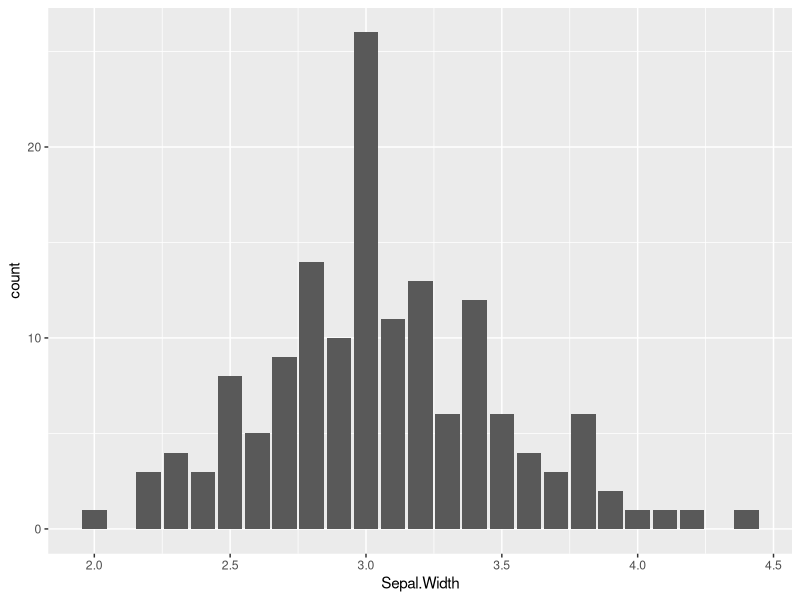
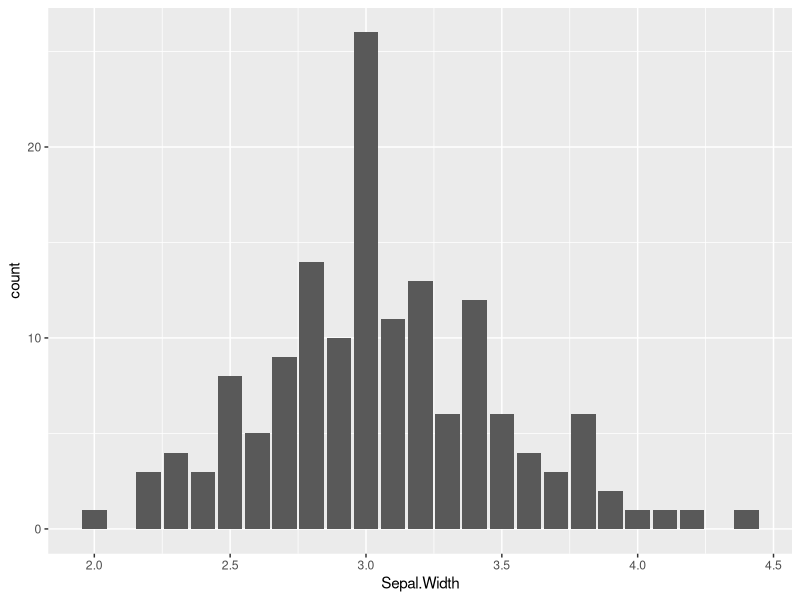
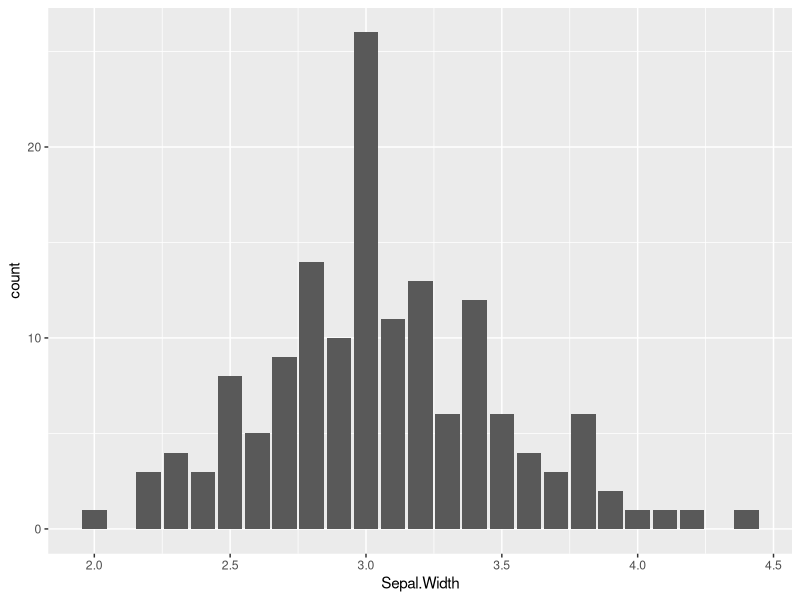
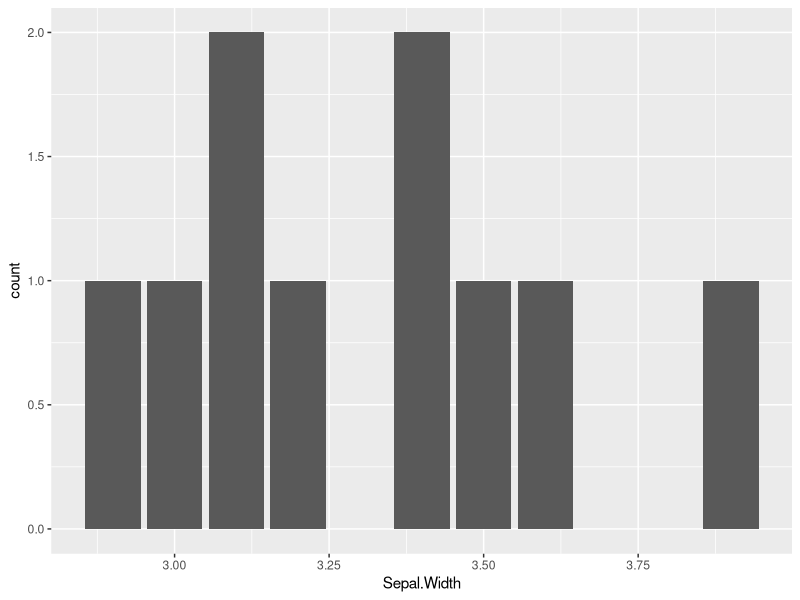
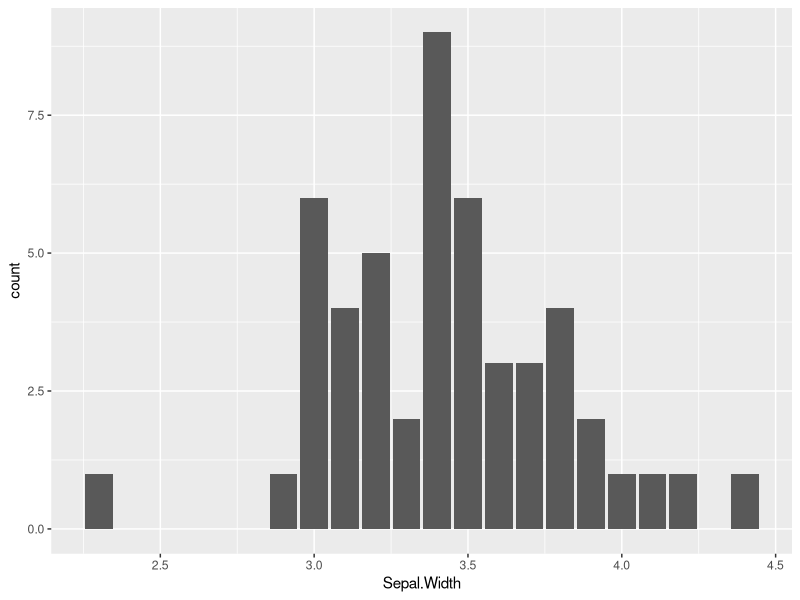
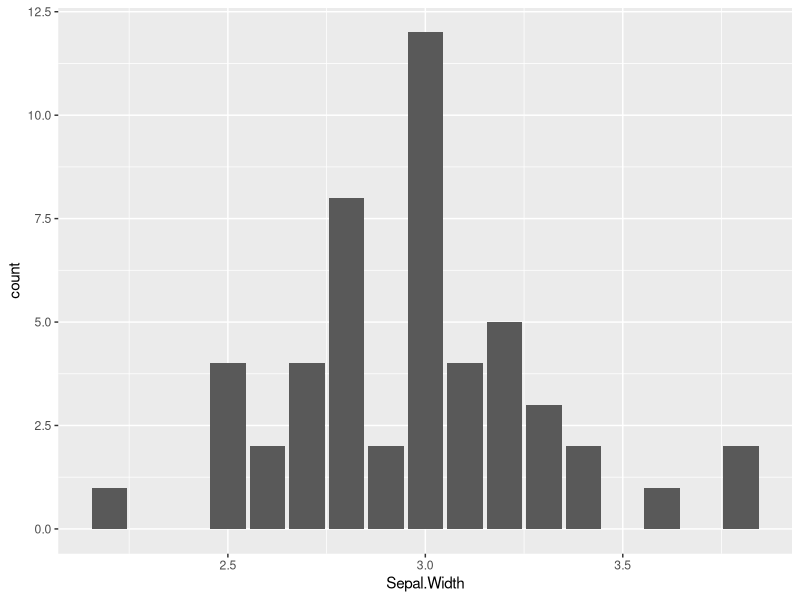
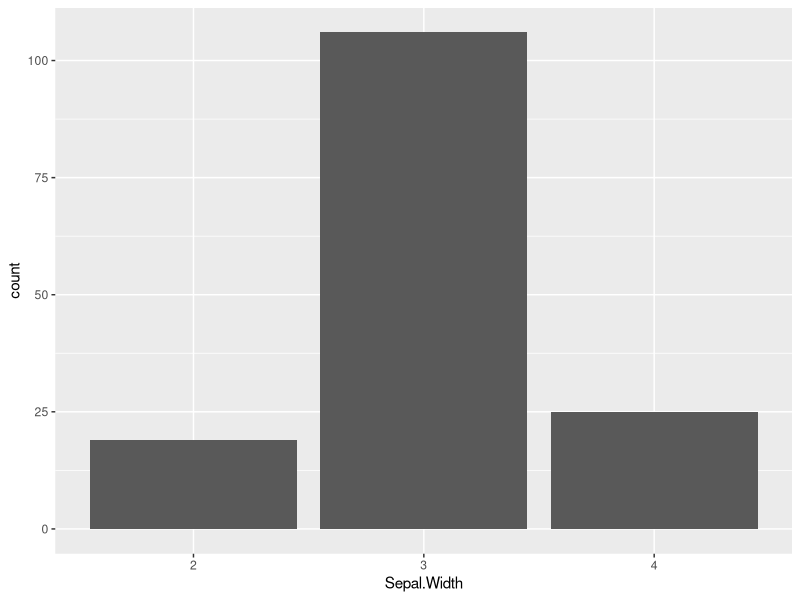
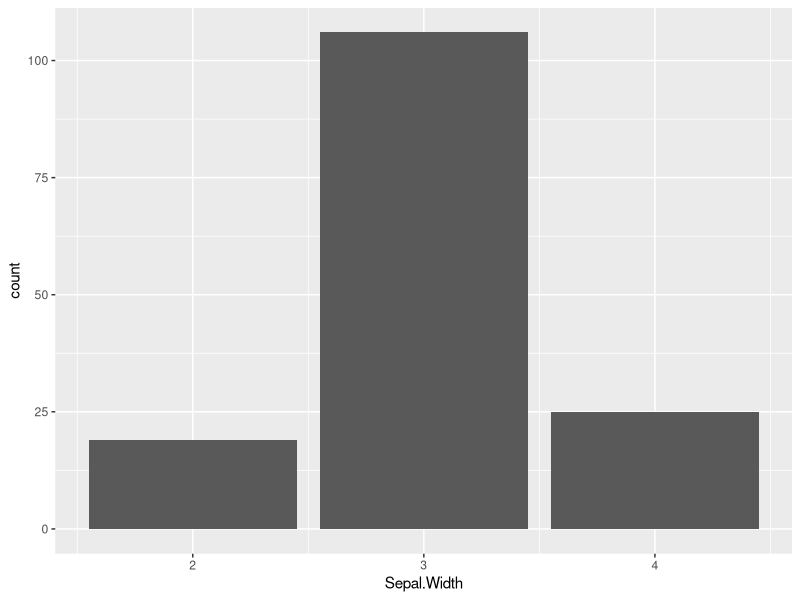

The R source for these figures, in order:
## ---- chunk 1

   library(ggplot2)
   head(iris)
   
## ---- chunk 2

   lapply(iris, class)
   
## ---- chunk 3

   ggplot(iris, aes(x = Sepal.Width)) +
   geom_bar()  

## ---- chunk 4

   ggplot(iris, aes(x = Sepal.Width)) +
   geom_bar()  
   
## ---- chunk 5

   plot <- ggplot(iris, aes(x = Sepal.Width)) 
   plot <- plot + geom_bar()  

## ---- chunk 6

   plot

## ---- chunk 7

   ggplot(iris[1:10, ], aes(x = Sepal.Width)) +
   geom_bar()  

## ---- chunk 8

   ggplot(subset(iris, Species == "setosa"), aes(x = Sepal.Width)) +
   geom_bar()  

## ---- chunk 9

   library(dplyr)
   
   iris %>%
   filter(Species == "virginica") %>%

   ggplot(aes(x = Sepal.Width)) +
   geom_bar()  

## ---- chunk 10

  iris %>%
  mutate(Sepal.Width = factor(round(Sepal.Width, 0))) %>%
  
  ggplot(aes(x = Sepal.Width)) +
  geom_bar() 

## ---- chunk 11

  iris %>%
  mutate(Sepal.Width = round(Sepal.Width, 0)) %>%
  
  ggplot(aes(x = Sepal.Width)) +
  geom_bar() 

## ---- chunk 12

 
  ggplot(iris, aes(x = Sepal.Width, y = Sepal.Length)) +
  geom_point() 

## ---- chunk 13

 
  ggplot(iris, aes(x = Sepal.Width, y = Sepal.Length, color = Species)) +
  geom_point() 

## ---- chunk 14

 
  ggplot(iris, aes(x = Sepal.Width, y = Sepal.Length, size = Species)) +
  geom_point() 

## ---- chunk 15

 
  ggplot(iris, aes(x = Sepal.Width, y = Sepal.Length, shape = Species)) +
  geom_point() 

## ---- chunk 16

 
  ggplot(iris, aes(x = Sepal.Width, y = Sepal.Length, 
                   shape = Species, color = Sepal.Length, size = Sepal.Width)) +
  geom_point() 

## ---- chunk 17

 
  ggplot(mpg, aes(x = cty, y = hwy, shape = drv, color = class, size = cyl)) +
  geom_point() 

## ---- chunk 18

 
  ggplot(mpg, aes(x = cty, y = hwy, shape = drv, color = class)) +
  geom_point() +
  facet_wrap(~cyl)

## ---- chunk 19

 
  ggplot(mpg, aes(x = cty, y = hwy, color = cyl)) +
  geom_point() 

## ---- chunk 20

 
  ggplot(mpg, aes(x = cty, y = hwy, color = cyl)) +
  geom_point(color = "red") 

## ---- chunk 21

 
  ggplot(mpg, aes(x = cty, y = hwy)) +
  geom_point(aes(color = cyl)) 

## ---- chunk 22

 
  ggplot(mpg, aes(x = cty, y = hwy, color = cyl)) +
  geom_point() +
  geom_point(data = mpg[1:10, ], color = "red") 

## ---- chunk 23

 
  ggplot(iris, aes(x = Sepal.Width, y = Sepal.Length)) +
  geom_point() 

## ---- chunk 24

 
  ggplot(iris, aes(x = Sepal.Width, y = Sepal.Length)) +
  geom_jitter() 

## ---- chunk 25

 
  ggplot(iris, aes(x = Sepal.Width, y = Sepal.Length)) +
  geom_jitter(size = 3.5, alpha = 0.5) 

## ---- chunk 26

 
  ggplot(iris, aes(x = Sepal.Width, y = Sepal.Length, color = Species)) +
  geom_jitter(size = 3.5, alpha = 0.5) 

## ---- chunk 27

 
  ggplot(iris, aes(x = Sepal.Width, y = Sepal.Length, color = Species)) +
  geom_jitter(size = 3.5, alpha = 0.5) +
  geom_smooth(method = "lm", se = FALSE)

## ---- chunk 28

 
  ggplot(iris, aes(x = Sepal.Width, y = Sepal.Length, color = Species)) +
  geom_jitter(size = 3.5, alpha = 0.5) +
  geom_smooth(method = "lm", se = FALSE, color = "black")

## ---- chunk 29

 
  ggplot(iris, aes(x = Sepal.Width, y = Sepal.Length, color = Species)) +
  geom_jitter(size = 3.5, alpha = 0.5) +
  geom_smooth(method = "lm", se = FALSE) +
  geom_smooth(method = "lm", se = FALSE, color = "black") 


## ---- chunk 30

  ggplot(mpg, aes(x = drv, y = class)) +
  geom_jitter(alpha = 0.5, position = position_jitter(width = 0.2, 
                                                      height = 0.2)) 
  
## ---- chunk 31

  ggplot(mpg, aes(x = drv, y = class, color = year)) +
  geom_jitter(position = position_jitter(width = 0.2, height = 0.2)) 
 
  
## ---- chunk 32

  ggplot(mpg, aes(x = drv, y = class, color = factor(year))) +
  geom_jitter(position = position_jitter(width = 0.2, height = 0.2)) 
 
  
## ---- chunk 33

 
  ggplot(iris, aes(x = Species, y = Sepal.Length)) +
  geom_boxplot() 
  

## ---- chunk 34

 
  ggplot(iris, aes(x = Species, y = Sepal.Length)) +
  geom_jitter() +
  geom_boxplot() 
  

## ---- chunk 35

  ggplot(iris, aes(x = Species, y = Sepal.Length)) +
  geom_jitter(position = position_jitter(width = 0.2, height = 0.1)) +
  geom_boxplot(alpha = 0.5) 
  
## ---- chunk 36

  ggplot(iris, aes(x = Species, y = Sepal.Length, color = Species)) +
  geom_jitter(position = position_jitter(width = 0.2, height = 0.1), 
              outlier.shape = NA) +
  geom_boxplot(alpha = 0.5) 
  
## ---- chunk 37

  ggplot(iris, aes(x = Species, y = Sepal.Length, color = Species, 
                   fill = Species)) +
  geom_jitter(position = position_jitter(width = 0.2, height = 0.1)) +
  geom_boxplot(alpha = 0.5, outlier.shape = NA) 
  
## ---- chunk 38

  ggplot(iris, aes(x = Species, y = Sepal.Length, color = Species, 
                   fill = Species)) +
  geom_violin(alpha = 0.5) 
  
## ---- chunk 39

  ggplot(economics, aes(x = date, y = pop)) +
  geom_line() 
  
## ---- chunk 40
  
  ggplot(Orange, aes(x = age, y = circumference)) +
  geom_line()
 
## ---- chunk 41
  
  ggplot(Orange, aes(x = age, y = circumference, group = Tree)) +
  geom_line()
 
## ---- chunk 42
  
  ggplot(Orange, aes(x = age, y = circumference, group = Tree, color = Tree)) +
  geom_line()
 
## ---- chunk 43
  
  ggplot(Orange, aes(x = age, y = circumference, group = Tree, 
                     linetype = Tree, color = Tree)) +
  geom_line()
 
## ---- chunk 44
  
  ggplot(Orange, aes(x = age, y = circumference, group = Tree, 
                     linetype = Tree, color = Tree)) +
  geom_point() +
  geom_smooth(method = "lm", se = FALSE)
 
## ---- chunk 45
  
  ggplot(Orange, aes(x = age, y = circumference, group = Tree, 
                     linetype = Tree, color = Tree)) +
  geom_point() +
  geom_smooth(se = FALSE)
 
## ---- chunk 46

  ggplot(mpg, aes(x = factor(cyl))) +
  geom_bar()
  
## ---- chunk 47

  ggplot(mpg, aes(x = factor(cyl))) +
  geom_bar() +
  coord_flip()
  
## ---- chunk 48

  mpg %>%
  group_by(cyl) %>%
  summarize(total = n()) %>%
  mutate(cyl = factor(cyl)) %>%
  mutate(cyl = reorder(cyl, total, max)) 
  
## ---- chunk 49

  mpg %>%
  group_by(cyl) %>%
  summarize(total = n()) %>%
  mutate(cyl = factor(cyl)) %>%
  mutate(cyl = reorder(cyl, total, max)) %>%
  
  ggplot(aes(x = cyl, y = total)) +
  geom_bar(stat = "identity") +
  coord_flip()
  
## ---- chunk 50

  ggplot(mpg, aes(x = interaction(factor(cyl), class))) +
  geom_bar() +
  coord_flip()
  
## ---- chunk 51

  ggplot(mpg, aes(x = factor(cyl), fill = class)) +
  geom_bar()
  
## ---- chunk 52

  ggplot(mpg, aes(x = factor(cyl), fill = class)) +
  geom_bar(position = "dodge")
  
## ---- chunk 53

  mpg %>%
  group_by(cyl, class) %>%   
  summarize(subtotal = n()) %>%
  mutate(total = max(cumsum(subtotal))) %>%
  mutate(prop = subtotal/total) %>%
  head()
  
## ---- chunk 54

  mpg %>%
  group_by(cyl, class) %>%   
  summarize(subtotal = n()) %>%
  mutate(total = max(cumsum(subtotal))) %>%
  mutate(prop = subtotal/total) %>%  
  
  ggplot(aes(x = factor(cyl), fill = class, y = prop)) +
  geom_bar(position = "stack", stat = "identity")
  
## ---- chunk 55

  ggplot(mpg, aes(x = factor(cyl), y = cty)) +
  geom_bar(stat = "identity")
  
## ---- chunk 56

  mpg %>%
  group_by(cyl) %>%
  summarize(meancty = mean(cty)) 
   
## ---- chunk 57

  mpg %>%
  group_by(cyl) %>%
  summarize(meancty = mean(cty)) %>%
   
  ggplot(aes(x = factor(cyl), y = meancty)) +
  geom_bar(stat = "identity")
  
## ---- chunk 58

  data_frame("ID" = c(1:50), 
             "A"  = sample(c(1:5), 50, replace = T),
             "B"  = sample(c(1:5), 50, replace = T),
             "C"  = sample(c(1:5), 50, replace = T),
             "D"  = sample(c(1:5), 50, replace = T),
             "E"  = sample(c(1:5), 50, replace = T),
             "G"  = sample(c(1:5), 50, replace = T)) %>% head()
  
## ---- chunk 59

  library(tidyr) 
   
  data_frame("ID" = c(1:50), 
             "A"  = sample(c(1:5), 50, replace = T),
             "B"  = sample(c(1:5), 50, replace = T),
             "C"  = sample(c(1:5), 50, replace = T),
             "D"  = sample(c(1:5), 50, replace = T),
             "E"  = sample(c(1:5), 50, replace = T),
             "G"  = sample(c(1:5), 50, replace = T)) %>% 
  gather(question, value, A:G)  %>% 
  head()
  
## ---- chunk 60


  data_frame("ID" = c(1:50), 
             "A"  = sample(c(1:5), 50, replace = T),
             "B"  = sample(c(1:5), 50, replace = T),
             "C"  = sample(c(1:5), 50, replace = T),
             "D"  = sample(c(1:5), 50, replace = T),
             "E"  = sample(c(1:5), 50, replace = T),
             "G"  = sample(c(1:5), 50, replace = T)) %>% 
  gather(question, value, A:G) %>%
  mutate(value = factor(value, 
                        labels = c("Weekly", 
                                    "Monthly/Quarterly", 
                                    "Yearly",
                                    "Not yet", 
                                    "Not my job")))  %>%
  head()

## ---- chunk 61


  data_frame("ID" = c(1:50), 
             "A"  = sample(c(1:5), 50, replace = T),
             "B"  = sample(c(1:5), 50, replace = T),
             "C"  = sample(c(1:5), 50, replace = T),
             "D"  = sample(c(1:5), 50, replace = T),
             "E"  = sample(c(1:5), 50, replace = T),
             "G"  = sample(c(1:5), 50, replace = T)) %>% 
  gather(question, value, A:G) %>%
  mutate(value = factor(value, 
                        labels = c("Weekly", 
                                    "Monthly/Quarterly", 
                                    "Yearly",
                                    "Not yet", 
                                    "Not my job")))  -> data
 
## ---- chunk 62

  ggplot(data, aes(x = question, y = as.factor(ID))) + 
  geom_tile(aes(fill = value)) 
  
## ---- chunk 63

  library(RColorBrewer) 
   
  ggplot(mpg, aes(x = factor(cyl), fill = class)) +
  geom_bar() +
  scale_fill_brewer(palette = "Set1")
  
## ---- chunk 64

  library(RColorBrewer) 
   
  ggplot(mpg, aes(x = factor(cyl), fill = class)) +
  geom_bar() +
  scale_fill_brewer(palette = "Blues")
  
## ---- chunk 65

  ggplot(iris, aes(x = Sepal.Width, y = Sepal.Length, color = Species)) +
  geom_point() +
  scale_color_brewer(palette = "Set1")

## ---- chunk 66

  ggplot(iris, aes(x = Sepal.Width, y = Sepal.Length, color = Species)) +
  geom_point() +
  scale_color_brewer(palette = "Reds")

## ---- chunk 67

 brewer.pal(6, "Reds")
 brewer.pal(6, "Reds")[4:6]

  
## ---- chunk 68

  ggplot(iris, aes(x = Sepal.Width, y = Sepal.Length, color = Species)) +
  geom_point() +
  scale_color_manual(values = brewer.pal(6, "Reds")[4:6])

## ---- chunk 69

  ggplot(iris, aes(x = Sepal.Width, y = Sepal.Length, color = Species)) +
  geom_point() +
  scale_color_manual(guide = FALSE, values = brewer.pal(6, "Reds")[4:6])

## ---- chunk 70

  ggplot(iris, aes(x = Sepal.Width, y = Sepal.Length, color = Species)) +
  geom_point() +
  scale_x_continuous(breaks = c(2, 3, 4, 5))

## ---- chunk 71

  ggplot(iris, aes(x = Sepal.Width, y = Sepal.Length, color = Species)) +
  geom_point() +
  scale_x_continuous(limit = c(3, 4))

## ---- chunk 72

  ggplot(iris, aes(x = Sepal.Width, y = Sepal.Length, color = Species)) +
  geom_point() +
  scale_x_reverse()

## ---- chunk 73

  ggplot(mpg, aes(x = factor(cyl), fill = class)) +
  geom_bar() +
  scale_x_discrete(limits = c("4", "6", "8"))
  
## ---- chunk 74

  ggplot(mpg, aes(x = factor(cyl), fill = class)) +
  geom_bar() +
  scale_x_discrete(limits = c("4", "6", "8")) +
  ggtitle("Title") +
  ylab("Number of observations") +
  xlab("Number of cylinders")
  
## ---- chunk 75

  ggplot(mpg, aes(x = factor(cyl), fill = class)) +
  geom_bar() +
  scale_x_discrete(limits = c("4", "6", "8")) +
  ggtitle("Title") +
  ylab("Number of observations") +
  xlab("Number of cylinders") +
  theme_bw()
  
## ---- chunk 76

  ggplot(mpg, aes(x = factor(cyl), fill = class)) +
  geom_bar() +
  scale_x_discrete(limits = c("4", "6", "8")) +
  ggtitle("Title") +
  ylab("Number of observations") +
  xlab("Number of cylinders") +
  theme_bw() +
  theme(panel.grid = element_blank(),
  			panel.border = element_blank(),
  			axis.text.x = element_text(angle = 45, hjust = 1))
  
## ---- chunk 77

  ggplot(data, aes(x = question, y = as.factor(ID))) + 
  geom_tile(aes(fill = value)) +
  ylab("Each row is a person (n = 500)") +
  xlab("Survey Question") +
  scale_y_discrete(labels = "") +
  theme_bw() + 
  theme(text = element_text (color = "black", family = "serif"), 
        strip.background = element_blank(),
        panel.border = element_blank(), 
        panel.grid = element_blank(),
        axis.text.x = element_text (angle = 90), 
        axis.ticks.y = element_blank()) +
  scale_fill_brewer("", palette = "RdBu")

## ---- chunk 78

  ggplot(data, aes(x = question, y = as.factor(ID))) + 
  geom_tile(aes(fill = value)) +
  ylab("Each row is a person (n = 500)") +
  xlab("Survey Question") +
  scale_y_discrete(labels = "") +
  theme_bw() + 
  theme(text = element_text (color = "black", family = "serif"), 
        strip.background = element_blank(),
        panel.border = element_blank(), 
        panel.grid = element_blank(),
        axis.text.x = element_text (angle = 90), 
        axis.ticks.y = element_blank()) +
  scale_fill_brewer("", palette = "RdBu")

